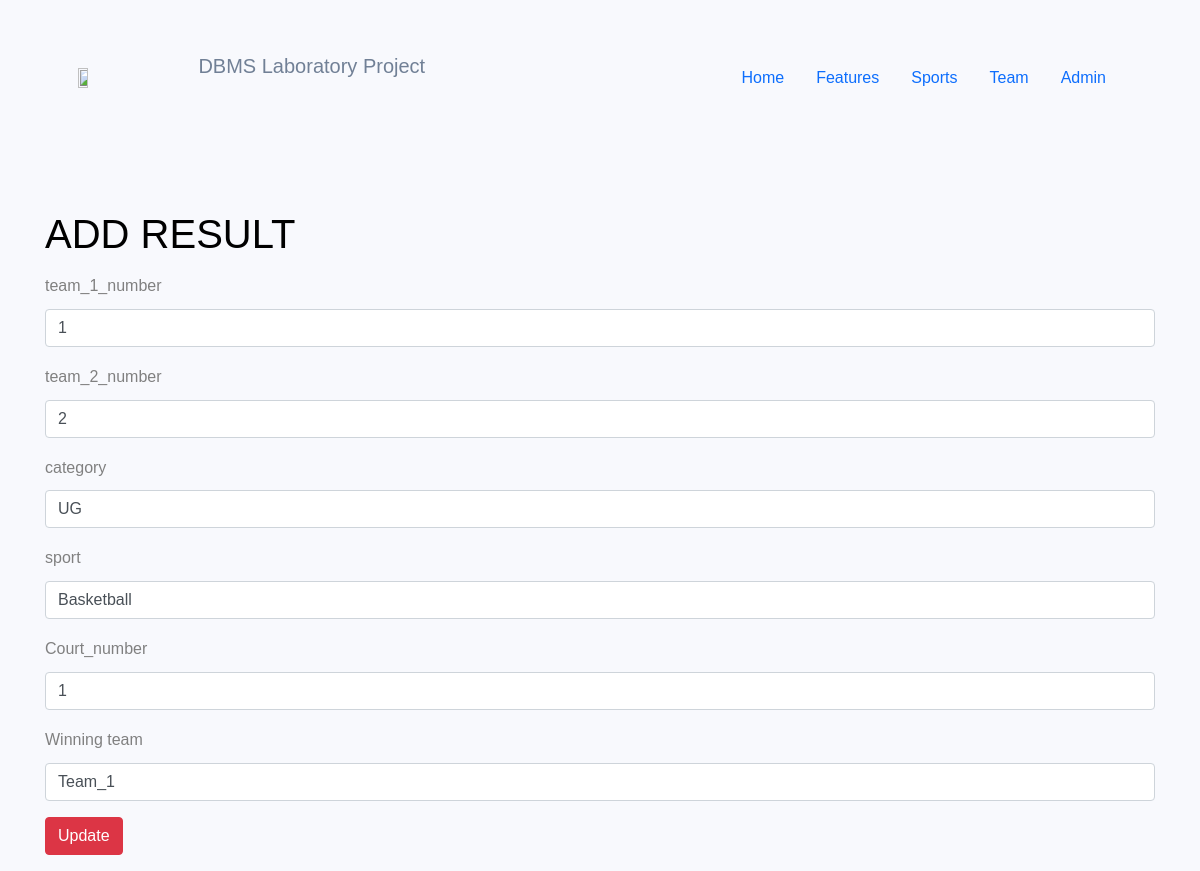
Page /admin/addscore_basketball.php?id=9 on the committed database.
### tables this page shows
CREATE TABLE `schedule` (
  `id` int(100) NOT NULL,
  `team_1_number` int(100) NOT NULL,
  `team_2_number` int(100) NOT NULL,
  `category` varchar(100) NOT NULL,
  `sport` varchar(100) NOT NULL,
  `start_time` time(6) NOT NULL,
  `end_time` time(6) NOT NULL,
  `court_number` int(100) NOT NULL,
  `Date` date NOT NULL
);

### admin/addscore_basketball.php (the view, shortened to what this page needs)
<?php
    include("../include/connection.php");
    if(isset($_POST['btn']))
    {
        $team_1_number=$_POST['team_1'];
        $team_2_number=$_POST['team_2'];
        $category=$_POST['category'];
        $court_number=$_POST['court'];
        $id = $_GET['id'];
        $winning_team = $_POST['winning_team'];
        $ql="insert into basketball(team_id,team_1_number,
            team_2_number,category,court_number,winning_team)
            values($id,$team_1_number,$team_2_number,'$category',$court_number,'$winning_team');";
        mysqli_query($connect,$ql);
        header('location:addscore.php');
    }
    else if(isset($_GET['id']))
    {
        $q = "SELECT * FROM schedule WHERE Id='".$_GET['id']."'";
        $query=mysqli_query($connect,$q);
        $res= mysqli_fetch_array($query);
    }
?>
<html>
<head>
    <link href="https://unpkg.com/tailwindcss@^1.0/dist/tailwind.min.css" rel="stylesheet">
  <link rel="stylesheet" type="text/css" href="https://cdn.jsdelivr.net/npm/bootstrap@5.1.3/dist/css/bootstrap.min.css">
  <link rel="stylesheet" type="text/css" href="https://cdn.jsdelivr.net/npm/@fortawesome/fontawesome-free@5.15.4/css/fontawesome.min.css">
    <link rel="stylesheet" href=
"https://maxcdn.bootstrapcdn.com/bootstrap/4.4.1/css/bootstrap.min.css">
    <link rel="stylesheet" href="css/style.css">
</head>
<body>
    <?php
    include ("../include/header.php");
    ?>
    <div class="container mt-5">
        <h1>ADD RESULT</h1>
        <form method="post">
            <div class="form-group">
                <label>team_1_number</label>
                <input type="text"
                    class="form-control"
                    name="team_1"
                    placeholder="team_1_number"
                    value=
        "<?php echo $res['team_1_number'];?>" />
            </div>
            <div class="form-group">
                <label>team_2_number</label>
                <input type="text"
                    class="form-control"
                    name="team_2"
                    placeholder="team_2_number"
value="<?php echo $res['team_2_number'];?>" />
            </div>
            <div class="form-group">
                <label>category</label>
                <input type="text"
                    class="form-control"
                    name="category"
                    placeholder="category"
                    value=
        "<?php echo $res['category'];?>" />
            </div>
            <div class="form-group">
                <label>sport</label>
                <input type="text"
                    class="form-control"
                    name="sport"
                    placeholder="sport"
                    value=
        "<?php echo $res['sport'];?>" />
            </div>
            <div class="form-group">
                <label>Court_number</label>
                <input type="text"
                    class="form-control"
                    name="court"
                    placeholder="Court_number"
                    value=
        "<?php echo $res['court_number'];?>" />
            </div>
            <div class="form-group">
                <label>Winning team</label>
                <select class="form-control"
                    name="winning_team">
                    <option value="<?php  echo $res['team_1_number'];?>">
                        Team_1
                    </option>
                </select>
            </div>
            <div class="form-group">
                <input type="submit" value="Update"
                    name="btn" class="btn btn-danger">
            </div>
        </form>
    </div>
</body>
</html>

### rows in the picture
schedule: team_1 "1", team_2 "2", category "UG", sport "Basketball", court "1"
